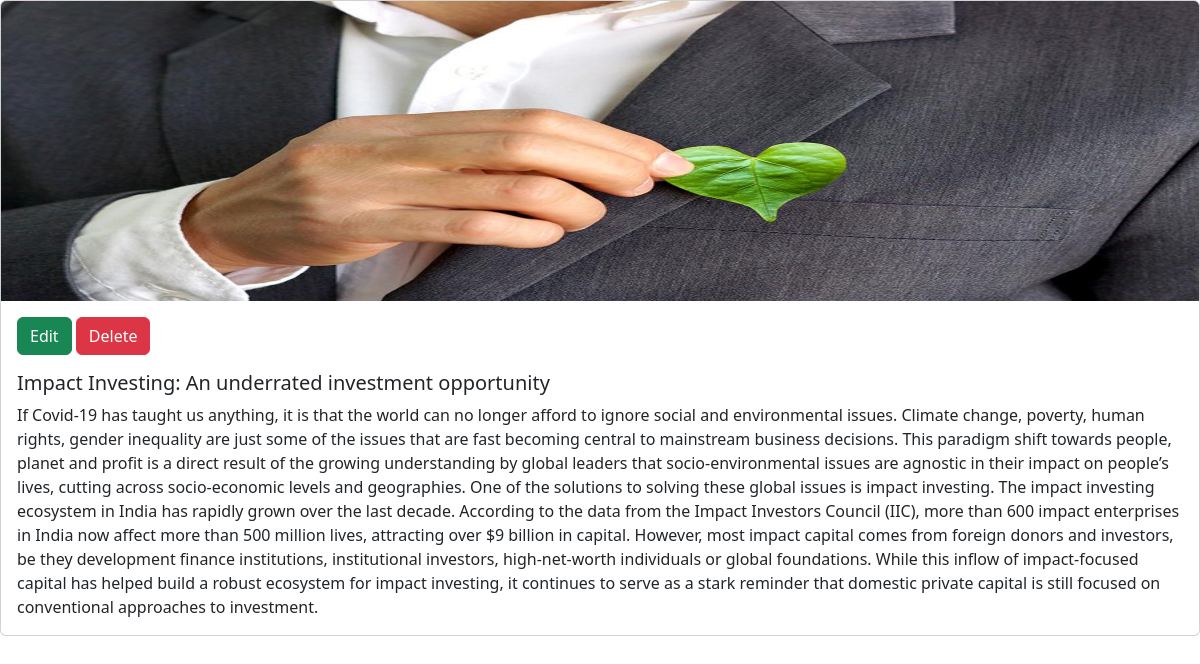
The page /blog/6 (signed in) on the database its author committed.
### blog/models.py (models this page shows)
class BlogPost(models.Model):
    user = models.ForeignKey(User, on_delete=models.SET_NULL, null=True, blank=True)
    heading = models.CharField(max_length=100)
    body = models.TextField()
    image = models.ImageField(upload_to='blog_images/',blank=True, null=True)

### blog/views.py (the view)
# urls.py: path('blog/<id>', view_blog_by_id, name="view_blog_by_id"),
@login_required(login_url="/login")
def view_blog_by_id(request, id):
    blog = BlogPost.objects.get(id=id)
    return render(request, 'blog/blog.html', context={'blog': blog})

### blog/templates/blog/blog.html
{% extends 'blog/base.html' %}
{% block content%}
    <div class="card mb-3">
        <img src="/media/{{blog.image}}" class="card-img-top" style="height:300px" alt="...">
        <div class="card-body">
            <a class="btn btn-success" href="edit/{{blog.id}}" role="button">Edit</a>
            <a class="btn btn-danger" href="delete/{{blog.id}}" role="button">Delete</a>
            <h5 class="card-title mt-3">{{blog.heading}}</h5>
            <p class="card-text">{{blog.body}}</p>
        </div>
    </div>
{% endblock%}

### blog/templates/blog/base.html (shortened to what this page needs)
<!DOCTYPE html>
<html>
    <head>
        <link href="https://cdn.jsdelivr.net/npm/bootstrap@5.3.2/dist/css/bootstrap.min.css" rel="stylesheet">
        <link rel="stylesheet" href="">
    </head>
    <body>
        <main role="main">
            {% block content%} {% endblock %}
        </main>
    </body>
</html>

### rows shown on the page
BlogPost: image (picture), heading "Impact Investing: An underrated investment opportunity", body "If Covid-19 has taught us anything, it is that the world can no longer afford to ignore social and environmental issues. Climate change, poverty, human rights, gender inequality are just some of the issues that are fast becoming central to mainstream business decisions. This paradigm shift towards people, planet and profit is a direct result of the growing understanding by global leaders that socio-environmental issues are agnostic in their impact on people’s lives, cutting across socio-economic levels and geographies. One of the solutions to solving these global issues is impact investing. The impact investing ecosystem in India has rapidly grown over the last decade. According to the data…"
